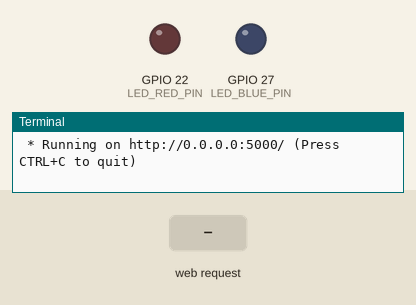
Simulated run of this program. Board: Raspberry Pi (BCM pin numbers). Shown: output pins drawn as LEDs (lit = HIGH), the last lines printed to the terminal. Inputs (shaded band) come from the test bench. The clock reads 2024-03-15 10:24:30 at power-on unless the program sets it.

Above: at 1.2 s.
1.3 s: HTTP request for /led/red/on received
At 2.4 s:
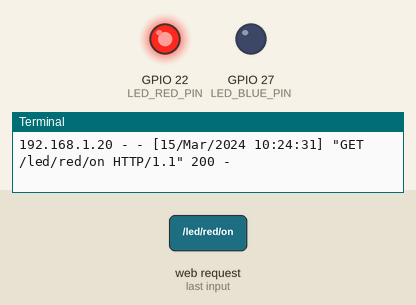
2.8 s: HTTP request for /led/blue/on received
At 3.5 s:
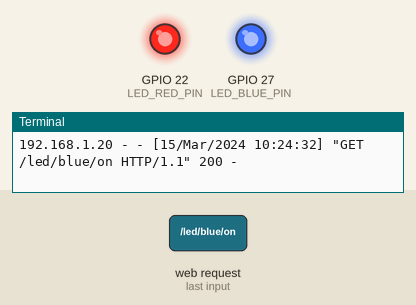
4.3 s: HTTP request for /led/red/off received
At 4.7 s:
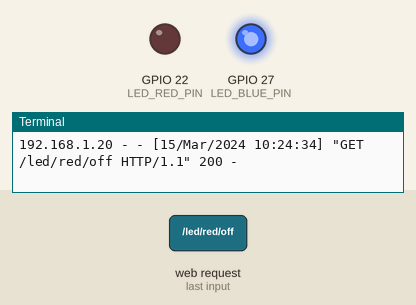
Timing chart, 0 to 7.3 s (numbered marks = the images above; inputs shaded):
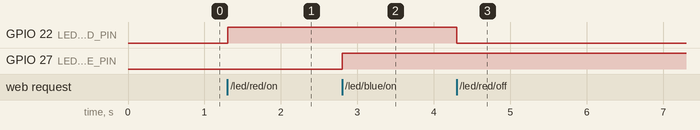

Measured:
- after the input at 1.3 s, GPIO 22 (LED_RED_PIN): LOW → HIGH at once
- after the input at 2.8 s, GPIO 27 (LED_BLUE_PIN): LOW → HIGH at once
- after the input at 4.3 s, GPIO 22 (LED_RED_PIN): HIGH → LOW at once

The program:

flask_led_task.py
```python
from flask import Flask
import RPi.GPIO as GPIO

# Flask 객체 생성
# __name__은 파일명
LED_RED_PIN = 22
LED_BLUE_PIN = 27

app = Flask(__name__)
GPIO.setmode(GPIO.BCM)
GPIO.setup(LED_RED_PIN, GPIO.OUT)
GPIO.setup(LED_BLUE_PIN, GPIO.OUT)


# 라우팅을 위한 뷰 함수
@app.route("/")
def hello():
    return '''
        <p>Hello, Flask</p>
        <a href="/led/red/on">LED RED ON</a>
        <a href="/led/red/off">LED RED OFF</a> <br>
        <a href="/led/blue/on">LED BLUE ON</a>
        <a href="/led/blue/off">LED BLUE OFF</a>
    '''
@app.route("/led/<color>/<op>")
def led_op(color, op):
    if color == "red":
        if op == "on":
            GPIO.output(LED_RED_PIN, GPIO.HIGH)
            return '''
        <p>LED ON</p>
        <a href="/">Go Home</a>
    '''
        elif op == "off":
            GPIO.output(LED_RED_PIN, GPIO.LOW)
            return '''
        <p>LED OFF</p>
        <a href="/">Go Home</a>
    '''
    elif color == "blue":
        if op == "on":
            GPIO.output(LED_BLUE_PIN, GPIO.HIGH)
            return '''
        <p>LED ON</p>
        <a href="/">Go Home</a>
    '''
        elif op == "off":
            GPIO.output(LED_BLUE_PIN, GPIO.LOW)
            return '''
        <p>LED OFF</p>
        <a href="/">Go Home</a>
    '''

# 터미널에서 직접 실행 시킨 경우
if __name__ == "__main__":
    try:
        app.run(host = "0.0.0.0")
    finally:
        GPIO.cleanup()
```
